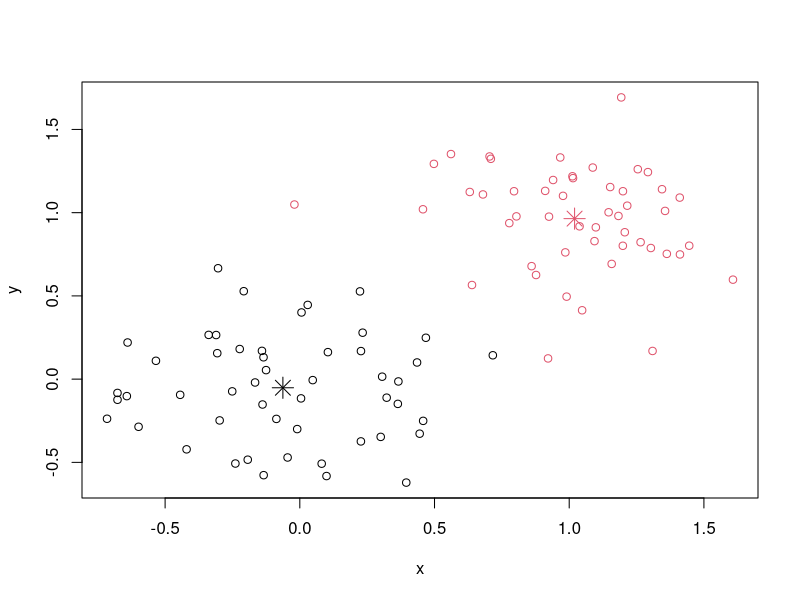
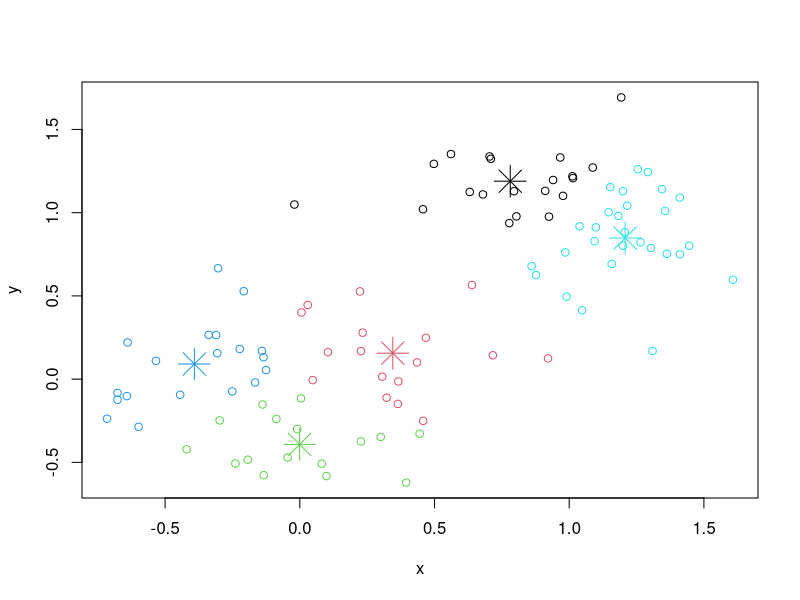

Recreate these plots in R, in order.
#################################################################

# k-means algorithm

require(graphics)
# create a 2-dimensional example 
x <- rbind(matrix(rnorm(100, sd = 0.3), ncol = 2), 
           matrix(rnorm(100, mean = 1, sd = 0.3), 
                  ncol = 2)) 
x
colnames(x) <- c("x", "y") 
cl <- kmeans(x, 2)
cl # show clustering result

plot(x, col = cl$cluster) 
points(cl$centers, col = 1:2, pch = 8, cex=2) 

# random starts do help here with too many clusters 
cl <- kmeans(x, 5, nstart = 25) 
plot(x, col = cl$cluster) 
points(cl$centers, col = 1:5, pch = 8, cex=3)

#################################################################

